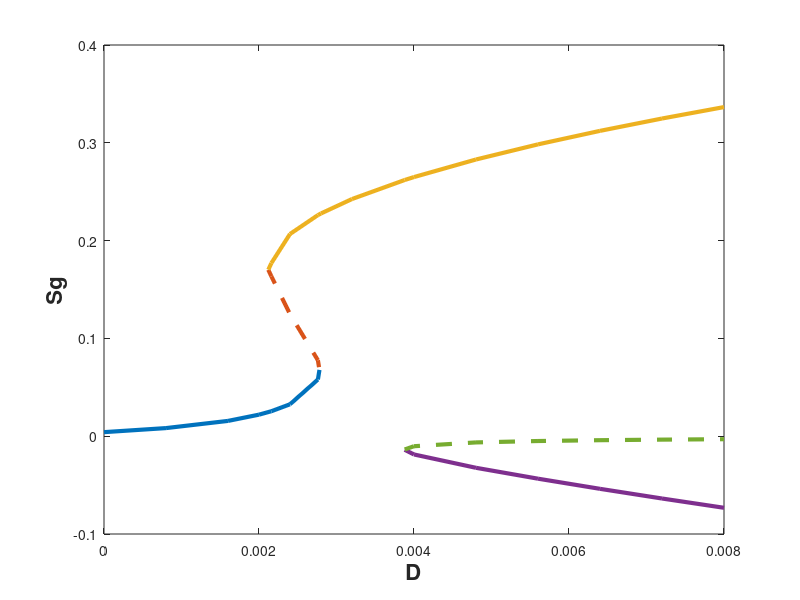

MATLAB code to generate this figure: (Note: this script raises an error after producing the figure.)
clc
% calculate the eigenvalue of Jacobi matrix at (s1,s2) with C2
% if both lambda1 and lambda2 are positive (s1,s2) at C2 is stable otherwise unstable.
% C2 = 0.1;
% s1 = 0;
% s2 = 0;
% a = 1-2*s1+3*0.31142*s1*s1;
% b = -C2;
% c = -C2;
% d = 0.00222+3*0.000615*s2*s2;
% lambda1 = ((a+d)+sqrt((a+d)*(a+d)-4*(a*d-b*c)))/2
% lambda2 = ((a+d)-sqrt((a+d)*(a+d)-4*(a*d-b*c)))/2

% data from alphawolfram the solution of
% y1-y1^2+0.31142*y1^3 - C2*y2 - 0.034=0, 
% 0.00222*y1 + 0.000615*y1^3 - C2*y1 - 0.00453=0

% xi, i = 1,cdots,5 is C2
% (y1_i, y2_i), i = 1,cdots,5 are five branches of solutions

x1 = [0,0.02,0.04,0.05,0.054,0.06,0.069,0.0695];
y1_1 = [0.0352274,0.0704759,0.132931,0.187275,0.2171718,0.277428,0.49243,0.576265];
y2_1 = [1.35355,1.5809,2.04979,2.40497,2.57781,2.88519,3.66853,3.86282];

x2 = [0.053,0.054,0.06,0.069,0.0695];
y1_2 = [1.446715,1.38873,1.06101,0.6601,0.576265];
y2_2 = [4.987345,4.81897,4.55392,4.05711,3.86282];

x3 = [0.053,0.054,0.06,0.069,0.07,0.08,0.097,0.1,0.12,0.14,0.16,0.18,0.2];
y1_3 = [1.446715,1.5047,1.7574,1.9215,1.93602,2.06115,2.22669,2.25223,2.40492,2.53635,2.65376,2.76101,2.86043];
y2_3 = [4.987345,4.95427,5.42037,5.8653,5.90907,6.32189,6.935,7.03511,7.65728,8.21836,8.73398,9.21383,9.66454];

x4 = [0.097,0.1,0.12,0.14,0.16,0.18,0.2];
y1_4 = [-0.118097,-0.158785,-0.274675,-0.369207,-0.457427,-0.54148,-0.622149];
y2_4 = [-1.71709,-2.19244,-3.2548,-3.96567,-4.57645,-5.10068,-5.59106];

x5 = [0.097,0.1,0.12,0.14,0.16,0.18,0.2];
y1_5 = [-0.115384,-0.0870551,-0.0540083,-0.0419068,-0.0346959,-0.0297545,-0.0261107];
y2_5 = [-1.68222,-1.28839,-0.758199,-0.5549,-0.436955,-0.359156,-0.30399];

% Sg plot
figure(1)
plot(x1*0.04,y1_1*2/17,'Linewidth',3)
hold on 
plot(x2*0.04,y1_2*2/17,'--','Linewidth',3)
hold on
plot(x3*0.04,y1_3*2/17,'Linewidth',3)
hold on 
plot(x4*0.04,y1_4*2/17,'Linewidth',3)
hold on
plot(x5*0.04,y1_5*2/17,'--','Linewidth',3)
xlabel('D','FontSize', 16, 'FontWeight', 'bold');  
ylabel('Sg','FontSize', 16, 'FontWeight', 'bold');  
ax = gca;   
ax.LineWidth = 2; 
ax.FontSize = 24;

% Sc plot
figure(2)
plot(x1*0.04,y2_1*2/17,'Linewidth',3)
hold on 
plot(x2*0.04,y2_2*2/17,'--','Linewidth',3)
hold on
plot(x3*0.04,y2_3*2/17,'Linewidth',3)
hold on 
plot(x4*0.04,y2_4*2/17,'Linewidth',3)
hold on
plot(x5*0.04,y2_5*2/17,'--','Linewidth',3)
xlabel('D','FontSize', 16, 'FontWeight', 'bold');  
ylabel('Sc','FontSize', 16, 'FontWeight', 'bold');  
ax = gca;
ax.LineWidth = 2;
ax.FontSize = 24;

% Sm = (1-a)*Sg + a*Sc plot
figure(3)
plot(x1*0.04,(0.9*y1_1+0.1*y2_1)*2/17,'Linewidth',3)
hold on
plot(x2*0.04,(0.9*y1_2+0.1*y2_2)*2/17,'--','Linewidth',3)
hold on
plot(x3*0.04,(0.9*y1_3+0.1*y2_3)*2/17,'Linewidth',3)
hold on 
plot(x4*0.04,(0.9*y1_4+0.1*y2_4)*2/17,'Linewidth',3)
hold on
plot(x5*0.04,(0.9*y1_5+0.1*y2_5)*2/17,'--','Linewidth',3)
xlabel('D','FontSize', 16, 'FontWeight', 'bold');  
ylabel('Sm','FontSize', 16, 'FontWeight', 'bold');  
ax = gca;
ax.LineWidth = 2;
ax.FontSize = 24;
hold off

% Energy plot
% (y1^2/2-y1^3/3+0.31142*y1^4/4 - 0.034*y1 + 0.00222*y2^2/2 + 0.000615*y2^4/4 - 0.00453333*y2 - C2*y1*y2)
figure(4)
plot(x1*0.04,(y1_1.^2/2-y1_1.^3/3+0.31142*y1_1.^4/4 - 0.034*y1_1 + 0.00222*y2_1.^2/2 + 0.000615*y2_1.^4/4 - 0.00453333*y2_1 - x1.*y1_1.*y2_1)*0.04^3/0.34^2,'Linewidth',3)
hold on 
plot(x2*0.04,(y1_2.^2/2-y1_2.^3/3+0.31142*y1_2.^4/4 - 0.034*y1_2 + 0.00222*y2_2.^2/2 + 0.000615*y2_2.^4/4 - 0.00453333*y2_2 - x2.*y1_2.*y2_2)*0.04^3/0.34^2,'--','Linewidth',3)
hold on
plot(x3*0.04,(y1_3.^2/2-y1_3.^3/3+0.31142*y1_3.^4/4 - 0.034*y1_3 + 0.00222*y2_3.^2/2 + 0.000615*y2_3.^4/4 - 0.00453333*y2_3 - x3.*y1_3.*y2_3)*0.04^3/0.34^2,'Linewidth',3)
hold on 
plot(x4*0.04,(y1_4.^2/2-y1_4.^3/3+0.31142*y1_4.^4/4 - 0.034*y1_4 + 0.00222*y2_4.^2/2 + 0.000615*y2_4.^4/4 - 0.00453333*y2_4 - x4.*y1_4.*y2_4)*0.04^3/0.34^2,'Linewidth',3)
hold on
plot(x5*0.04,(y1_5.^2/2-y1_5.^3/3+0.31142*y1_5.^4/4 - 0.034*y1_5 + 0.00222*y2_5.^2/2 + 0.000615*y2_5.^4/4 - 0.00453333*y2_5 - x5.*y1_5.*y2_5)*0.04^3/0.34^2,'--','Linewidth',3)
xlabel('D','FontSize', 16, 'FontWeight', 'bold');  
ylabel('Energy','FontSize', 16, 'FontWeight', 'bold');  
ax = gca;
ax.LineWidth = 2;
ax.FontSize = 24;
hold off

